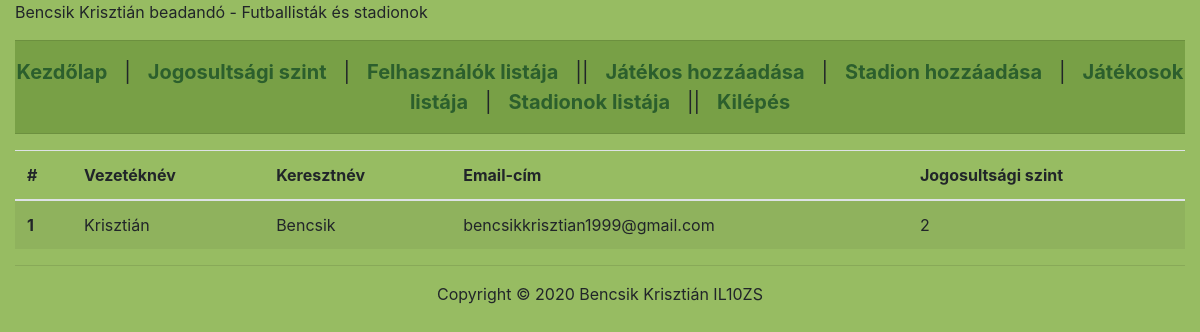
/index.php?P=users (signed in), run on the app's committed database.
### tables this page shows
CREATE TABLE IF NOT EXISTS `users` (
  `id` int(11) NOT NULL AUTO_INCREMENT,
  `first_name` varchar(64) NOT NULL,
  `last_name` varchar(64) NOT NULL,
  `email` varchar(250) NOT NULL,
  `password` varchar(250) NOT NULL,
  `permission` int(1) UNSIGNED NOT NULL DEFAULT '0',
  PRIMARY KEY (`id`)
);

### protected/database.php (called while the page is built, shortened)
<?php
function getConnection() {
	$connection = new PDO(DB_TYPE.':host='.DB_HOST.';dbname='.DB_NAME.';',DB_USER, DB_PASS);
	$connection->exec("SET NAMES '".DB_CHARSET."'");
	return $connection;
}
function getList($queryString, $queryParams = []) {
	$connection = getConnection();
	$statement = $connection->prepare($queryString);
	$success = $statement->execute($queryParams);
	$result = $success ? $statement->fetchAll(PDO::FETCH_ASSOC) : [];
	return $result;
}
?>

### protected/user/user_list.php (the view, shortened to what this page needs)
<?php if(!isset($_SESSION['permission']) || $_SESSION['permission'] < 1) : ?>
	<h1>Page access is forbidden!</h1>
<?php else : ?>
	<?php
	$query = "SELECT first_name, last_name, email, permission FROM users";
	$users = getList($query);
	?>
	<?php if(count($users) <= 0) : ?>
		<h1>No users found in the database.</h1>
	<?php else : ?>
		<table class="table table-striped">
			<thead>
				<tr>
					<th scope="col">#</th>
					<th scope="col">Vezetéknév</th>
					<th scope="col">Keresztnév</th>
					<th scope="col">Email-cím</th>
					<th scope="col">Jogosultsági szint</th>
				</tr>
			</thead>
			<tbody>
				<?php $i = 0; ?>
				<?php foreach ($users as $u) : ?>
					<?php $i++; ?>
					<tr>
						<th scope="row"><?=$i ?></th>
						<td><?=$u['first_name'] ?></td>
						<td><?=$u['last_name'] ?></td>
						<td><?=$u['email'] ?></td>
						<td><?=$u['permission'] ?></td>
					</tr>
				<?php endforeach;?>
			</tbody>
		</table>
	<?php endif; ?>
<?php endif; ?>

### public/style.css (style rules this page uses)
body { background-color: #97BC62FF; }

### data on the page
users: first_name "Krisztián", last_name "Bencsik", email "bencsikkrisztian1999@gmail.com", permission "2"
